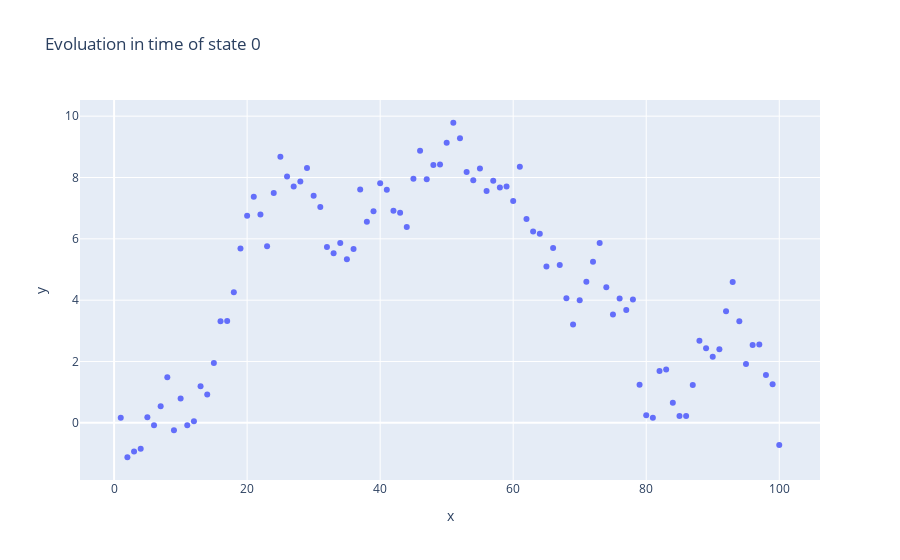

Write notebook code for a chart like this one.
### Code cell
import plotly.express as px
state = 0
fig = px.scatter (
    title = f'Evoluation in time of state {state}',
    x = results.time_points,
    y = [
            results.GetStateEvaluationResult(state,i).mean
            for i in range(results.NumEvaluations())
        ]
)
fig.show()

### Figure 1 — Plotly figure (JSON) as saved in the notebook; plotly's stock layout.template omitted (floating-point values rounded to 4 significant figures)
{"data": [{"hovertemplate": "x=%{x}<br>y=%{y}<extra></extra>", "legendgroup": "", "marker": {"color": "#636efa", "symbol": "circle"}, "mode": "markers", "name": "", "orientation": "v", "showlegend": false, "type": "scatter", "x": [1, 2, 3, 4, 5, 6, 7, 8, 9, 10, 11, 12, 13, 14, 15, 16, 17, 18, 19, 20, 21, 22, 23, 24, 25, 26, 27, 28, 29, 30, 31, 32, 33, 34, 35, 36, 37, 38, 39, 40, 41, 42, 43, 44, 45, 46, 47, 48, 49, 50, 51, 52, 53, 54, 55, 56, 57, 58, 59, 60, 61, 62, 63, 64, 65, 66, 67, 68, 69, 70, 71, 72, 73, 74, 75, 76, 77, 78, 79, 80, 81, 82, 83, 84, 85, 86, 87, 88, 89, 90, 91, 92, 93, 94, 95, 96, 97, 98, 99, 100], "xaxis": "x", "y": [0.1643, -1.121, -0.9301, -0.8456, 0.186, -0.07772, 0.5453, 1.484, -0.245, 0.792, -0.07557, 0.05432, 1.197, 0.926, 1.95, 3.316, 3.318, 4.262, 5.688, 6.752, 7.371, 6.79, 5.758, 7.495, 8.676, 8.036, 7.711, 7.872, 8.313, 7.405, 7.038, 5.737, 5.526, 5.864, 5.331, 5.672, 7.608, 6.557, 6.896, 7.814, 7.597, 6.913, 6.855, 6.39, 7.962, 8.87, 7.943, 8.411, 8.421, 9.135, 9.785, 9.279, 8.18, 7.908, 8.292, 7.564, 7.897, 7.676, 7.707, 7.234, 8.35, 6.647, 6.242, 6.168, 5.097, 5.702, 5.144, 4.059, 3.21, 3.999, 4.597, 5.249, 5.864, 4.423, 3.535, 4.059, 3.681, 4.019, 1.243, 0.2458, 0.1675, 1.693, 1.74, 0.6556, 0.2257, 0.2241, 1.232, 2.681, 2.436, 2.157, 2.399, 3.64, 4.595, 3.31, 1.921, 2.536, 2.552, 1.558, 1.258, -0.7261], "yaxis": "y"}], "layout": {"autosize": true, "legend": {"tracegroupgap": 0}, "title": {"text": "Evoluation in time of state 0"}, "xaxis": {"anchor": "y", "autorange": true, "domain": [0, 1], "range": [-5.221, 106.2], "title": {"text": "x"}, "type": "linear"}, "yaxis": {"anchor": "x", "autorange": true, "domain": [0, 1], "range": [-2.022, 10.69], "title": {"text": "y"}, "type": "linear"}}}
